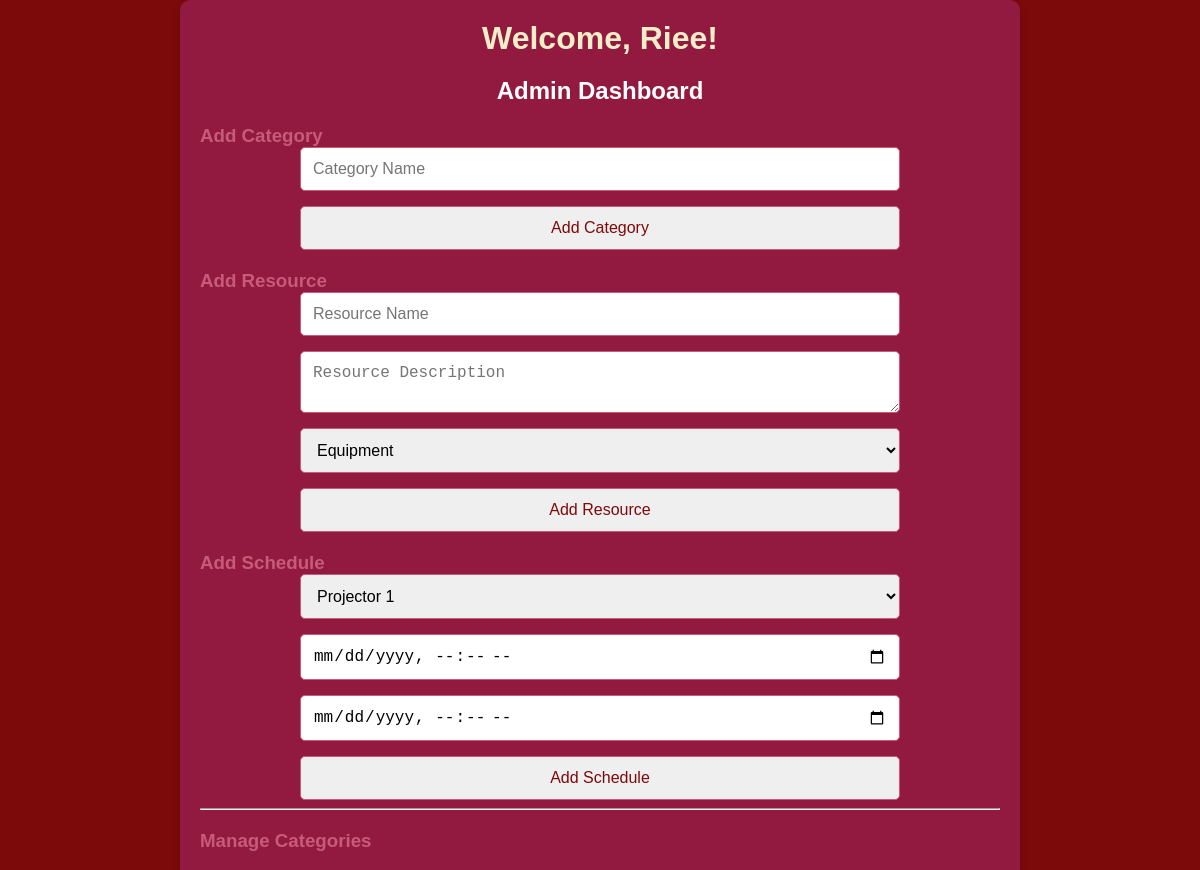
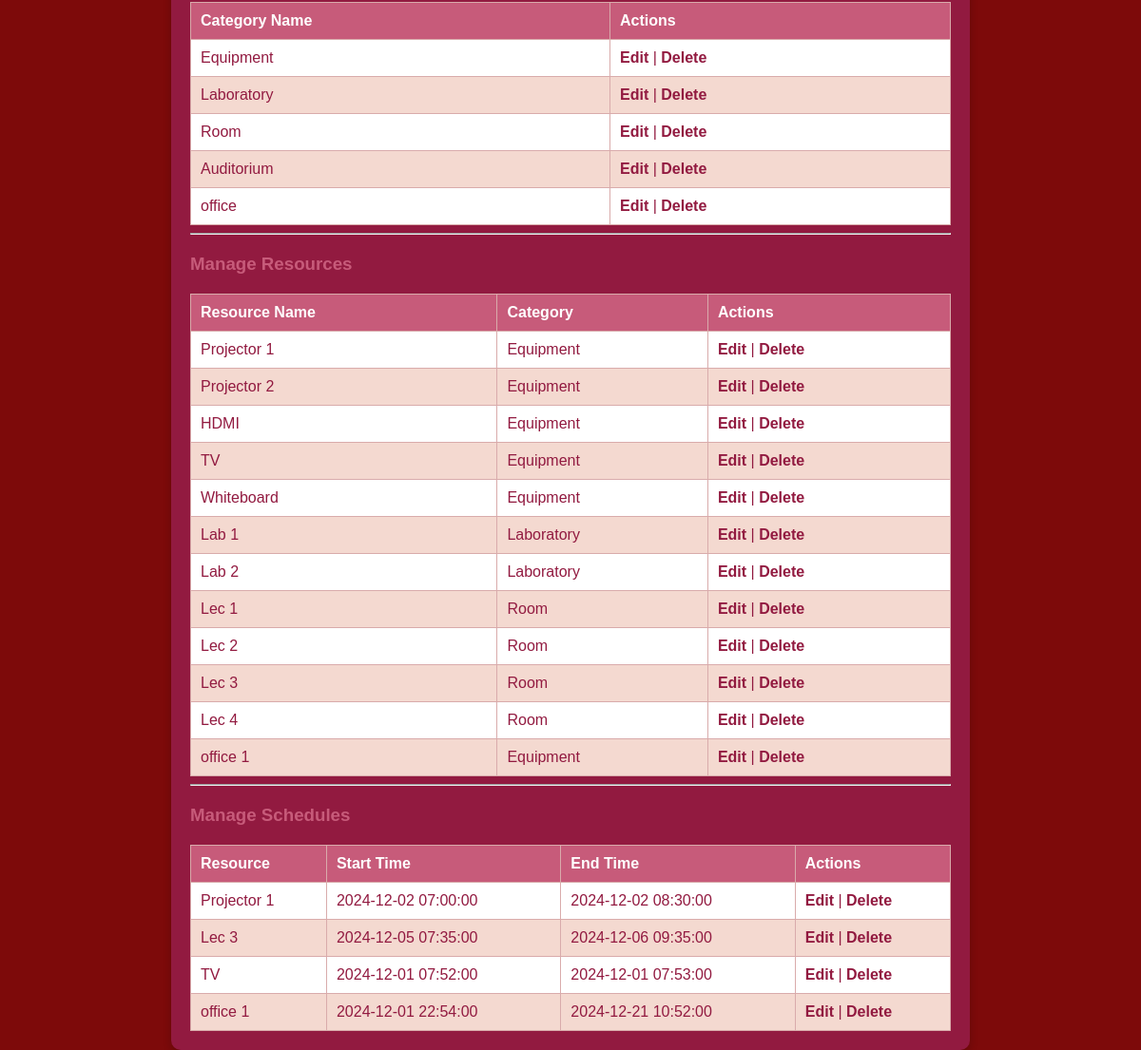
/borrow_admin/admin_dashboard.php (signed in), run on the app's committed database (2 pictures, top to bottom).
### tables this page shows
CREATE TABLE `categories` (
  `CategoryID` int(11) NOT NULL,
  `CategoryName` varchar(255) NOT NULL
);

CREATE TABLE `resources` (
  `ResourceID` int(11) NOT NULL,
  `ResourceName` varchar(255) NOT NULL,
  `ResourceDescription` text NOT NULL,
  `CategoryID` int(11) NOT NULL
);

CREATE TABLE `schedules` (
  `ScheduleID` int(11) NOT NULL,
  `ResourceID` int(11) NOT NULL,
  `StartTime` datetime NOT NULL,
  `EndTime` datetime NOT NULL
);

### borrow_admin/admin_dashboard.php (the view, shortened to what this page needs)
<?php
include('config.php');
$categoryToEdit = null;
$resourceToEdit = null;
$scheduleToEdit = null;
?>
<!DOCTYPE html>
<html lang="en">
<head>
    <link rel="stylesheet" type="text/css" href="styles.css">
</head>
<body>
    <div class="container">
        <h1>Welcome, <?php echo $_SESSION['username']; ?>!</h1>
        <h2>Admin Dashboard</h2>
        <h3><?php echo isset($categoryToEdit) ? 'Update Category' : 'Add Category'; ?></h3>
        <form action="admin_dashboard.php" method="post">
            <input type="text" name="category_name" value="<?php echo isset($categoryToEdit) ? $categoryToEdit['CategoryName'] : ''; ?>" placeholder="Category Name" required>
            <?php if (isset($categoryToEdit)): ?>
                <input type="hidden" name="category_id" value="<?php echo $categoryToEdit['CategoryID']; ?>">
                <button type="submit" name="update_category">Update Category</button>
            <?php else: ?>
                <button type="submit" name="add_category">Add Category</button>
            <?php endif; ?>
        </form>
        <h3><?php echo isset($resourceToEdit) ? 'Update Resource' : 'Add Resource'; ?></h3>
        <form action="admin_dashboard.php" method="post">
            <input type="text" name="resource_name" value="<?php echo isset($resourceToEdit) ? $resourceToEdit['ResourceName'] : ''; ?>" placeholder="Resource Name" required>
            <textarea name="resource_description" placeholder="Resource Description" required><?php echo isset($resourceToEdit) ? $resourceToEdit['ResourceDescription'] : ''; ?></textarea>
            <select name="category_id" required>
                <?php
                $sql = "SELECT * FROM Categories";
                $result = $conn->query($sql);
                while($row = $result->fetch_assoc()) {
                    $selected = (isset($resourceToEdit) && $resourceToEdit['CategoryID'] == $row['CategoryID']) ? 'selected' : '';
                    echo "<option value='" . $row['CategoryID'] . "' $selected>" . $row['CategoryName'] . "</option>";
                }
                ?>
            </select>
            <?php if (isset($resourceToEdit)): ?>
                <input type="hidden" name="resource_id" value="<?php echo $resourceToEdit['ResourceID']; ?>">
                <button type="submit" name="update_resource">Update Resource</button>
            <?php else: ?>
                <button type="submit" name="add_resource">Add Resource</button>
            <?php endif; ?>
        </form>
        <h3><?php echo isset($scheduleToEdit) ? 'Update Schedule' : 'Add Schedule'; ?></h3>
        <form action="admin_dashboard.php" method="post">
            <select name="resource_id" required>
                <?php
                $sql = "SELECT * FROM Resources";
                $result = $conn->query($sql);
                while($row = $result->fetch_assoc()) {
                    $selected = (isset($scheduleToEdit) && $scheduleToEdit['ResourceID'] == $row['ResourceID']) ? 'selected' : '';
                    echo "<option value='" . $row['ResourceID'] . "' $selected>" . $row['ResourceName'] . "</option>";
                }
                ?>
            </select>
            <input type="datetime-local" name="start_time" value="<?php echo isset($scheduleToEdit) ? $scheduleToEdit['StartTime'] : ''; ?>" required>
            <input type="datetime-local" name="end_time" value="<?php echo isset($scheduleToEdit) ? $scheduleToEdit['EndTime'] : ''; ?>" required>
            <?php if (isset($scheduleToEdit)): ?>
                <input type="hidden" name="schedule_id" value="<?php echo $scheduleToEdit['ScheduleID']; ?>">
                <button type="submit" name="update_schedule">Update Schedule</button>
            <?php else: ?>
                <button type="submit" name="add_schedule">Add Schedule</button>
            <?php endif; ?>
        </form>
        <hr>
        <h3>Manage Categories</h3>
        <table>
            <thead>
                <tr>
                    <th>Category Name</th>
                    <th>Actions</th>
                </tr>
            </thead>
            <tbody>
                <?php
                $sql = "SELECT * FROM Categories";
                $result = $conn->query($sql);
                while ($row = $result->fetch_assoc()) {
                    echo "<tr>
                            <td>" . $row['CategoryName'] . "</td>
                            <td><a href='admin_dashboard.php?edit_category=" . $row['CategoryID'] . "'>Edit</a> |
                                <a href='admin_dashboard.php?delete_category=" . $row['CategoryID'] . "' onclick='return confirm(\"Are you sure?\")'>Delete</a></td>
                          </tr>";
                }
                ?>
            </tbody>
        </table>
        <hr>
        <h3>Manage Resources</h3>
        <table>
            <thead>
                <tr>
                    <th>Resource Name</th>
                    <th>Category</th>
                    <th>Actions</th>
                </tr>
            </thead>
            <tbody>
                <?php
                $sql = "SELECT * FROM Resources";
                $result = $conn->query($sql);
                while ($row = $result->fetch_assoc()) {
                    $categorySql = "SELECT CategoryName FROM Categories WHERE CategoryID = " . $row['CategoryID'];
                    $categoryResult = $conn->query($categorySql);
                    $category = $categoryResult->fetch_assoc();
                    echo "<tr>
                            <td>" . $row['ResourceName'] . "</td>
                            <td>" . $category['CategoryName'] . "</td>
                            <td><a href='admin_dashboard.php?edit_resource=" . $row['ResourceID'] . "'>Edit</a> |
                                <a href='admin_dashboard.php?delete_resource=" . $row['ResourceID'] . "' onclick='return confirm(\"Are you sure?\")'>Delete</a></td>
                          </tr>";
                }
                ?>
            </tbody>
        </table>
        <hr>
        <h3>Manage Schedules</h3>
        <table>
            <thead>
                <tr>
                    <th>Resource</th>
                    <th>Start Time</th>
                    <th>End Time</th>
                    <th>Actions</th>
                </tr>
            </thead>
            <tbody>
                <?php
                $sql = "SELECT * FROM Schedules";
                $result = $conn->query($sql);
                while ($row = $result->fetch_assoc()) {
                    $resourceSql = "SELECT ResourceName FROM Resources WHERE ResourceID = " . $row['ResourceID'];
                    $resourceResult = $conn->query($resourceSql);
                    $resource = $resourceResult->fetch_assoc();
                    echo "<tr>
                            <td>" . $resource['ResourceName'] . "</td>
                            <td>" . $row['StartTime'] . "</td>
                            <td>" . $row['EndTime'] . "</td>
                            <td><a href='admin_dashboard.php?edit_schedule=" . $row['ScheduleID'] . "'>Edit</a> |
                                <a href='admin_dashboard.php?delete_schedule=" . $row['ScheduleID'] . "' onclick='return confirm(\"Are you sure?\")'>Delete</a></td>
                          </tr>";
                }
                ?>
            </tbody>
        </table>
    </div>
</body>
</html>

### borrow_admin/styles.css (style rules this page uses)
.body, h1, h2, h3, form, table, button { margin: 0; padding: 0; font-family: Arial, sans-serif; color: #7d0a0a; box-sizing: border-box; }
body { background-color: #f4d9d0; padding: 20px; }
.container { max-width: 800px; margin: 0 auto; padding: 20px; background-color: #921a40; border-radius: 10px; box-shadow: 0 4px 10px rgba(0, 0, 0, 0.2); }
h1, h2 { color: #ffffff; text-align: center; margin-bottom: 20px; }
h3 { color: #c75b7a; margin-top: 20px; }
form { padding-left: 100px ; padding-right: 100px; display: flex; flex-direction: column; gap: 15px; margin: 0; }
form input, form textarea, form select, form button { width: 100%; padding: 12px; border: 1px solid #c75b7a; border-radius: 5px; font-size: 16px; box-sizing: border-box; }
table { width: 100%; border-collapse: collapse; margin-top: 20px; background-color: #ffffff; color: #921a40; }
table th, table td { padding: 10px; border: 1px solid #d9abab; text-align: left; }
table th { background-color: #c75b7a; color: #ffffff; }
table tr:nth-child(even) { background-color: #f4d9d0; }
table a { color: #921a40; text-decoration: none; font-weight: bold; }
body { background-color: #7D0A0A; color: #F3EDC8; font-family: 'Poppins', sans-serif; margin: 0; padding: 0; }
h1 { color: #F3EDC8; margin-bottom: 20px; }

### data on the page
categories: CategoryName "Equipment"
categories: CategoryName "Laboratory"
categories: CategoryName "Room"
categories: CategoryName "Auditorium"
categories: CategoryName "office"
resources: ResourceName "Projector 1", CategoryID.CategoryName "Equipment"
resources: ResourceName "Projector 2", CategoryID.CategoryName "Equipment"
resources: ResourceName "HDMI", CategoryID.CategoryName "Equipment"
resources: ResourceName "TV", CategoryID.CategoryName "Equipment"
resources: ResourceName "Whiteboard", CategoryID.CategoryName "Equipment"
resources: ResourceName "Lab 1", CategoryID.CategoryName "Laboratory"
resources: ResourceName "Lab 2", CategoryID.CategoryName "Laboratory"
resources: ResourceName "Lec 1", CategoryID.CategoryName "Room"
resources: ResourceName "Lec 2", CategoryID.CategoryName "Room"
resources: ResourceName "Lec 3", CategoryID.CategoryName "Room"
resources: ResourceName "Lec 4", CategoryID.CategoryName "Room"
resources: ResourceName "office 1", CategoryID.CategoryName "Equipment"
schedules: ResourceID.ResourceName "Projector 1", StartTime "2024-12-02 07:00:00", EndTime "2024-12-02 08:30:00"
schedules: ResourceID.ResourceName "Lec 3", StartTime "2024-12-05 07:35:00", EndTime "2024-12-06 09:35:00"
schedules: ResourceID.ResourceName "TV", StartTime "2024-12-01 07:52:00", EndTime "2024-12-01 07:53:00"
schedules: ResourceID.ResourceName "office 1", StartTime "2024-12-01 22:54:00", EndTime "2024-12-21 10:52:00"

### other printed values
$_SESSION['username'] "Riee"
form field category_id "Equipment"
form field resource_id "Projector 1"
